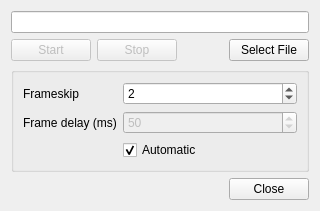
<?xml version="1.0" encoding="UTF-8"?>
<ui version="4.0">
 <class>GIFView</class>
 <widget class="QWidget" name="GIFView">
  <property name="geometry">
   <rect>
    <x>0</x>
    <y>0</y>
    <width>278</width>
    <height>247</height>
   </rect>
  </property>
  <property name="windowTitle">
   <string>Record GIF</string>
  </property>
  <layout class="QVBoxLayout" name="verticalLayout">
   <property name="sizeConstraint">
    <enum>QLayout::SetFixedSize</enum>
   </property>
   <item>
    <layout class="QGridLayout" name="gridLayout">
     <item row="1" column="0">
      <widget class="QPushButton" name="start">
       <property name="enabled">
        <bool>false</bool>
       </property>
       <property name="sizePolicy">
        <sizepolicy hsizetype="Fixed" vsizetype="Fixed">
         <horstretch>0</horstretch>
         <verstretch>0</verstretch>
        </sizepolicy>
       </property>
       <property name="text">
        <string>Start</string>
       </property>
      </widget>
     </item>
     <item row="1" column="1">
      <widget class="QPushButton" name="stop">
       <property name="enabled">
        <bool>false</bool>
       </property>
       <property name="sizePolicy">
        <sizepolicy hsizetype="Fixed" vsizetype="Fixed">
         <horstretch>0</horstretch>
         <verstretch>0</verstretch>
        </sizepolicy>
       </property>
       <property name="text">
        <string>Stop</string>
       </property>
      </widget>
     </item>
     <item row="1" column="3">
      <widget class="QPushButton" name="selectFile">
       <property name="sizePolicy">
        <sizepolicy hsizetype="Fixed" vsizetype="Fixed">
         <horstretch>0</horstretch>
         <verstretch>0</verstretch>
        </sizepolicy>
       </property>
       <property name="text">
        <string>Select File</string>
       </property>
      </widget>
     </item>
     <item row="0" column="0" colspan="4">
      <widget class="QLineEdit" name="filename">
       <property name="sizePolicy">
        <sizepolicy hsizetype="Expanding" vsizetype="Fixed">
         <horstretch>1</horstretch>
         <verstretch>0</verstretch>
        </sizepolicy>
       </property>
      </widget>
     </item>
     <item row="1" column="2">
      <spacer name="horizontalSpacer">
       <property name="orientation">
        <enum>Qt::Horizontal</enum>
       </property>
       <property name="sizeHint" stdset="0">
        <size>
         <width>40</width>
         <height>20</height>
        </size>
       </property>
      </spacer>
     </item>
    </layout>
   </item>
   <item>
    <widget class="QGroupBox" name="groupBox">
     <property name="title">
      <string/>
     </property>
     <layout class="QFormLayout" name="formLayout_2">
      <item row="0" column="0">
       <widget class="QLabel" name="label">
        <property name="text">
         <string>Frameskip</string>
        </property>
       </widget>
      </item>
      <item row="0" column="1">
       <widget class="QSpinBox" name="frameskip">
        <property name="value">
         <number>2</number>
        </property>
       </widget>
      </item>
      <item row="1" column="0">
       <widget class="QLabel" name="label_2">
        <property name="text">
         <string>Frame delay (ms)</string>
        </property>
       </widget>
      </item>
      <item row="2" column="1">
       <widget class="QCheckBox" name="delayAuto">
        <property name="text">
         <string>Automatic</string>
        </property>
        <property name="checked">
         <bool>true</bool>
        </property>
       </widget>
      </item>
      <item row="1" column="1">
       <widget class="QSpinBox" name="delayMs">
        <property name="enabled">
         <bool>false</bool>
        </property>
        <property name="maximum">
         <number>5000</number>
        </property>
        <property name="value">
         <number>50</number>
        </property>
       </widget>
      </item>
     </layout>
    </widget>
   </item>
   <item>
    <widget class="QDialogButtonBox" name="buttonBox">
     <property name="standardButtons">
      <set>QDialogButtonBox::Close</set>
     </property>
    </widget>
   </item>
  </layout>
 </widget>
 <resources/>
 <connections>
  <connection>
   <sender>buttonBox</sender>
   <signal>rejected()</signal>
   <receiver>GIFView</receiver>
   <slot>close()</slot>
   <hints>
    <hint type="sourcelabel">
     <x>138</x>
     <y>226</y>
    </hint>
    <hint type="destinationlabel">
     <x>138</x>
     <y>123</y>
    </hint>
   </hints>
  </connection>
  <connection>
   <sender>delayAuto</sender>
   <signal>clicked(bool)</signal>
   <receiver>delayMs</receiver>
   <slot>setDisabled(bool)</slot>
   <hints>
    <hint type="sourcelabel">
     <x>202</x>
     <y>177</y>
    </hint>
    <hint type="destinationlabel">
     <x>192</x>
     <y>148</y>
    </hint>
   </hints>
  </connection>
 </connections>
</ui>
